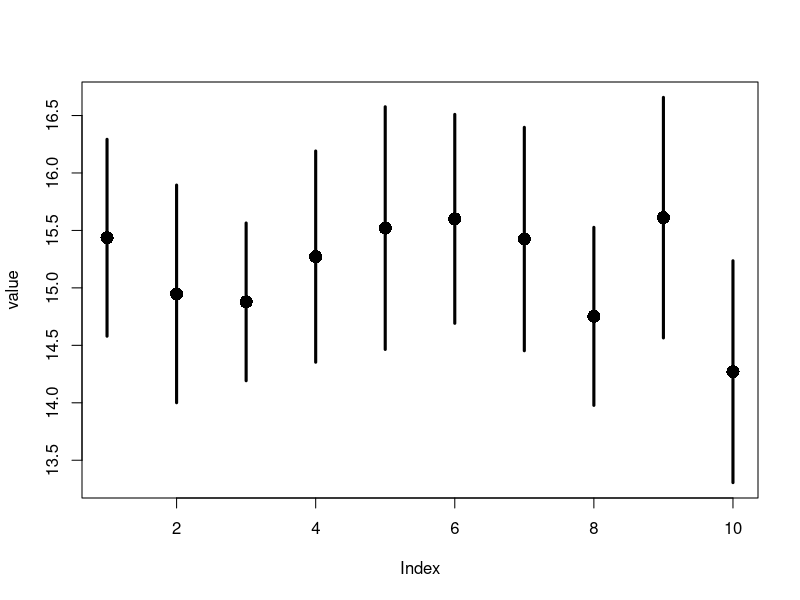

Source code (R):
# Updated Jan 10th 2012, syntax updated for style guide.

########## CI the real way
ConfidenceIntervalMean <- function(data, alpha = 0.05){
	data <- na.omit(data) # removing missing data!!!
	mean_data <- mean(data)
	std_err <- sd(data)/sqrt(length(data))
	lower_CI <- mean(data) + std_err*(qt(p=alpha/2,df=length(data)-1))
	upper_CI <- mean(data) + std_err*(qt(p=(1- alpha/2),df=length(data)-1))
	return(c(mean = mean_data, 
	    std_err = std_err, 
	    upperCI = upper_CI, 
	    LowerCI = lower_CI))
	}
	
	
# This can be useful for something like this!
some_samples <- replicate(10, rnorm(20, 15, 2)) # Generating "10" samples each with 20 observations

ci_applish <- apply(X = some_samples, 
    MARGIN = 2, FUN = ConfidenceIntervalMean) # apply the CI function for all of these.

plot(ci_applish[1,], ylab="value", 
    ylim=range(ci_applish[3:4,]), cex=1.75, lwd=3, pch=16)
segments(x0=1:10,x1=1:10, y0=ci_applish[3,],
    y1=ci_applish[4,], lwd=3)	
############ End CI the real way.